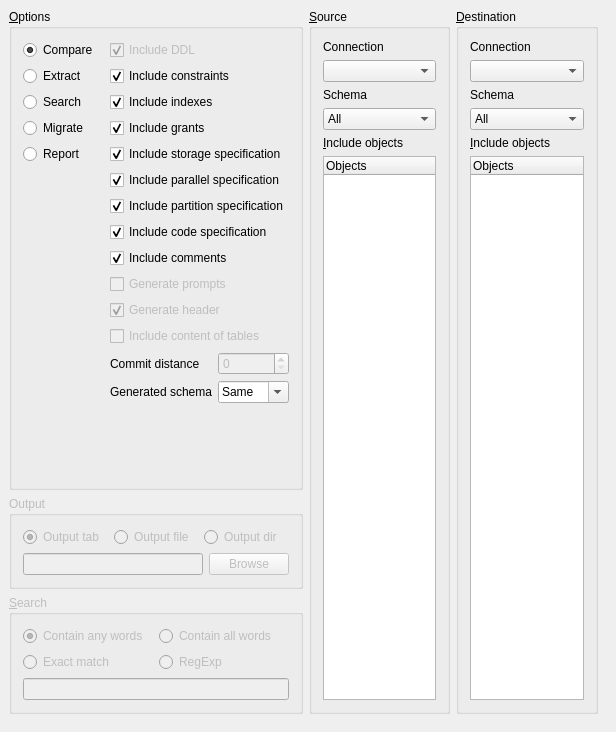
     <widget class="QWidget" name="tab" >
      <property name="sizePolicy" >
       <sizepolicy vsizetype="Expanding" hsizetype="Expanding" >
        <horstretch>0</horstretch>
        <verstretch>0</verstretch>
       </sizepolicy>
      </property>
      <attribute name="title" >
       <string>Configuration</string>
      </attribute>
      <widget class="QWidget" name="confContainer" >
       <property name="geometry" >
        <rect>
         <x>0</x>
         <y>0</y>
         <width>607</width>
         <height>723</height>
        </rect>
       </property>
       <layout class="QGridLayout" >
        <property name="leftMargin" >
         <number>9</number>
        </property>
        <property name="topMargin" >
         <number>9</number>
        </property>
        <property name="rightMargin" >
         <number>9</number>
        </property>
        <property name="bottomMargin" >
         <number>9</number>
        </property>
        <property name="horizontalSpacing" >
         <number>6</number>
        </property>
        <property name="verticalSpacing" >
         <number>6</number>
        </property>
        <item rowspan="3" row="0" column="2" >
         <widget class="Q3GroupBox" name="Destination" >
          <property name="sizePolicy" >
           <sizepolicy vsizetype="Expanding" hsizetype="Preferred" >
            <horstretch>0</horstretch>
            <verstretch>0</verstretch>
           </sizepolicy>
          </property>
          <property name="title" >
           <string>&amp;Destination</string>
          </property>
          <layout class="QGridLayout" >
           <property name="leftMargin" >
            <number>11</number>
           </property>
           <property name="topMargin" >
            <number>11</number>
           </property>
           <property name="rightMargin" >
            <number>11</number>
           </property>
           <property name="bottomMargin" >
            <number>11</number>
           </property>
           <property name="horizontalSpacing" >
            <number>6</number>
           </property>
           <property name="verticalSpacing" >
            <number>6</number>
           </property>
           <item row="0" column="0" >
            <widget class="QLabel" name="TextLabel2_4" >
             <property name="text" >
              <string>Connection</string>
             </property>
             <property name="wordWrap" >
              <bool>false</bool>
             </property>
            </widget>
           </item>
           <item row="2" column="0" >
            <widget class="QLabel" name="TextLabel2_2_3" >
             <property name="text" >
              <string>Schema</string>
             </property>
             <property name="wordWrap" >
              <bool>false</bool>
             </property>
            </widget>
           </item>
           <item row="1" column="0" >
            <widget class="QComboBox" name="DestinationConnection" />
           </item>
           <item row="3" column="0" >
            <widget class="QComboBox" name="DestinationSchema" >
             <item>
              <property name="text" >
               <string>All</string>
              </property>
             </item>
            </widget>
           </item>
           <item row="5" column="0" >
            <widget class="toTreeWidget" name="DestinationObjects" >
             <property name="sizePolicy" >
              <sizepolicy vsizetype="Expanding" hsizetype="Expanding" >
               <horstretch>0</horstretch>
               <verstretch>0</verstretch>
              </sizepolicy>
             </property>
             <property name="rootIsDecorated" >
              <bool>true</bool>
             </property>
             <column>
              <property name="text" >
               <string>Objects</string>
              </property>
             </column>
            </widget>
           </item>
           <item row="4" column="0" >
            <widget class="QLabel" name="TextLabel1_2" >
             <property name="sizePolicy" >
              <sizepolicy vsizetype="Maximum" hsizetype="Minimum" >
               <horstretch>0</horstretch>
               <verstretch>0</verstretch>
              </sizepolicy>
             </property>
             <property name="text" >
              <string>&amp;Include objects</string>
             </property>
             <property name="wordWrap" >
              <bool>false</bool>
             </property>
             <property name="buddy" >
              <cstring>DestinationObjects</cstring>
             </property>
            </widget>
           </item>
          </layout>
         </widget>
        </item>
        <item row="0" column="0" >
         <widget class="Q3ButtonGroup" name="ModeGroup" >
          <property name="title" >
           <string>&amp;Options</string>
          </property>
          <layout class="QGridLayout" >
           <property name="leftMargin" >
            <number>11</number>
           </property>
           <property name="topMargin" >
            <number>11</number>
           </property>
           <property name="rightMargin" >
            <number>11</number>
           </property>
           <property name="bottomMargin" >
            <number>11</number>
           </property>
           <property name="horizontalSpacing" >
            <number>6</number>
           </property>
           <property name="verticalSpacing" >
            <number>6</number>
           </property>
           <item row="0" column="0" >
            <widget class="QRadioButton" name="Compare" >
             <property name="toolTip" >
              <string>Compare two databases or schemas</string>
             </property>
             <property name="text" >
              <string>Compare</string>
             </property>
             <property name="checked" >
              <bool>true</bool>
             </property>
             <property name="buttonGroupId" stdset="0" >
              <number>0</number>
             </property>
            </widget>
           </item>
           <item row="1" column="0" >
            <widget class="QRadioButton" name="Extract" >
             <property name="toolTip" >
              <string>Extract script to recreate database objects.</string>
             </property>
             <property name="text" >
              <string>Extract</string>
             </property>
             <property name="checked" >
              <bool>false</bool>
             </property>
             <property name="buttonGroupId" stdset="0" >
              <number>1</number>
             </property>
            </widget>
           </item>
           <item row="7" column="2" colspan="2" >
            <widget class="QCheckBox" name="IncludeCode" >
             <property name="text" >
              <string>Include code specification</string>
             </property>
             <property name="checked" >
              <bool>true</bool>
             </property>
             <property name="buttonGroupId" stdset="0" >
              <number>10</number>
             </property>
            </widget>
           </item>
           <item row="4" column="2" colspan="2" >
            <widget class="QCheckBox" name="IncludeStorage" >
             <property name="text" >
              <string>Include storage specification</string>
             </property>
             <property name="checked" >
              <bool>true</bool>
             </property>
             <property name="buttonGroupId" stdset="0" >
              <number>10</number>
             </property>
            </widget>
           </item>
           <item row="5" column="2" colspan="2" >
            <widget class="QCheckBox" name="IncludeParallell" >
             <property name="text" >
              <string>Include parallel specification</string>
             </property>
             <property name="checked" >
              <bool>true</bool>
             </property>
             <property name="buttonGroupId" stdset="0" >
              <number>10</number>
             </property>
            </widget>
           </item>
           <item row="6" column="2" colspan="2" >
            <widget class="QCheckBox" name="IncludePartition" >
             <property name="text" >
              <string>Include partition specification</string>
             </property>
             <property name="checked" >
              <bool>true</bool>
             </property>
             <property name="buttonGroupId" stdset="0" >
              <number>10</number>
             </property>
            </widget>
           </item>
           <item row="2" column="2" colspan="2" >
            <widget class="QCheckBox" name="IncludeIndexes" >
             <property name="text" >
              <string>Include indexes</string>
             </property>
             <property name="checked" >
              <bool>true</bool>
             </property>
             <property name="buttonGroupId" stdset="0" >
              <number>10</number>
             </property>
            </widget>
           </item>
           <item row="8" column="2" colspan="2" >
            <widget class="QCheckBox" name="IncludeComment" >
             <property name="enabled" >
              <bool>true</bool>
             </property>
             <property name="text" >
              <string>Include comments</string>
             </property>
             <property name="checked" >
              <bool>true</bool>
             </property>
             <property name="buttonGroupId" stdset="0" >
              <number>10</number>
             </property>
            </widget>
           </item>
           <item row="3" column="2" colspan="2" >
            <widget class="QCheckBox" name="IncludeGrants" >
             <property name="text" >
              <string>Include grants</string>
             </property>
             <property name="checked" >
              <bool>true</bool>
             </property>
             <property name="buttonGroupId" stdset="0" >
              <number>10</number>
             </property>
            </widget>
           </item>
           <item row="1" column="2" colspan="2" >
            <widget class="QCheckBox" name="IncludeConstraints" >
             <property name="text" >
              <string>Include constraints</string>
             </property>
             <property name="checked" >
              <bool>true</bool>
             </property>
             <property name="buttonGroupId" stdset="0" >
              <number>10</number>
             </property>
            </widget>
           </item>
           <item row="0" column="2" colspan="2" >
            <widget class="QCheckBox" name="IncludeDDL" >
             <property name="enabled" >
              <bool>false</bool>
             </property>
             <property name="text" >
              <string>Include DDL</string>
             </property>
             <property name="checked" >
              <bool>true</bool>
             </property>
             <property name="buttonGroupId" stdset="0" >
              <number>10</number>
             </property>
            </widget>
           </item>
           <item row="2" column="0" >
            <widget class="QRadioButton" name="Search" >
             <property name="text" >
              <string>Search</string>
             </property>
             <property name="buttonGroupId" stdset="0" >
              <number>3</number>
             </property>
            </widget>
           </item>
           <item rowspan="15" row="0" column="1" >
            <widget class="Line" name="Line3" />
           </item>
           <item rowspan="10" row="5" column="0" >
            <spacer>
             <property name="orientation" >
              <enum>Qt::Vertical</enum>
             </property>
             <property name="sizeType" >
              <enum>QSizePolicy::Expanding</enum>
             </property>
             <property name="sizeHint" >
              <size>
               <width>20</width>
               <height>20</height>
              </size>
             </property>
            </spacer>
           </item>
           <item row="3" column="0" >
            <widget class="QRadioButton" name="Migrate" >
             <property name="enabled" >
              <bool>true</bool>
             </property>
             <property name="toolTip" >
              <string>Create database scripts to convert schema or database from source to destination</string>
             </property>
             <property name="text" >
              <string>Migrate</string>
             </property>
             <property name="checked" >
              <bool>false</bool>
             </property>
             <property name="buttonGroupId" stdset="0" >
              <number>2</number>
             </property>
            </widget>
           </item>
           <item row="4" column="0" >
            <widget class="QRadioButton" name="Report" >
             <property name="enabled" >
              <bool>true</bool>
             </property>
             <property name="toolTip" >
              <string>Create database scripts to convert schema or database from source to destination</string>
             </property>
             <property name="text" >
              <string>Report</string>
             </property>
             <property name="checked" >
              <bool>false</bool>
             </property>
             <property name="buttonGroupId" stdset="0" >
              <number>4</number>
             </property>
            </widget>
           </item>
           <item row="9" column="2" colspan="2" >
            <widget class="QCheckBox" name="IncludePrompt" >
             <property name="enabled" >
              <bool>false</bool>
             </property>
             <property name="focusPolicy" >
              <enum>Qt::NoFocus</enum>
             </property>
             <property name="toolTip" >
              <string>Generate prompts to display progress in SQLPlus</string>
             </property>
             <property name="text" >
              <string>Generate prompts</string>
             </property>
             <property name="checked" >
              <bool>false</bool>
             </property>
             <property name="buttonGroupId" stdset="0" >
              <number>10</number>
             </property>
            </widget>
           </item>
           <item row="14" column="2" >
            <spacer>
             <property name="orientation" >
              <enum>Qt::Vertical</enum>
             </property>
             <property name="sizeType" >
              <enum>QSizePolicy::Expanding</enum>
             </property>
             <property name="sizeHint" >
              <size>
               <width>20</width>
               <height>20</height>
              </size>
             </property>
            </spacer>
           </item>
           <item row="10" column="2" colspan="2" >
            <widget class="QCheckBox" name="IncludeHeader" >
             <property name="enabled" >
              <bool>false</bool>
             </property>
             <property name="toolTip" >
              <string>Generate header at the top of the script</string>
             </property>
             <property name="text" >
              <string>Generate header</string>
             </property>
             <property name="checked" >
              <bool>true</bool>
             </property>
             <property name="buttonGroupId" stdset="0" >
              <number>10</number>
             </property>
            </widget>
           </item>
           <item row="13" column="3" >
            <widget class="QComboBox" name="Schema" >
             <property name="editable" >
              <bool>true</bool>
             </property>
             <property name="duplicatesEnabled" >
              <bool>false</bool>
             </property>
             <item>
              <property name="text" >
               <string>Same</string>
              </property>
             </item>
             <item>
              <property name="text" >
               <string>None</string>
              </property>
             </item>
            </widget>
           </item>
           <item row="13" column="2" >
            <widget class="QLabel" name="TextLabel3" >
             <property name="toolTip" >
              <string>Select the schema to generate in script</string>
             </property>
             <property name="text" >
              <string>Generated schema</string>
             </property>
             <property name="wordWrap" >
              <bool>false</bool>
             </property>
            </widget>
           </item>
           <item row="11" column="2" colspan="2" >
            <widget class="QCheckBox" name="IncludeContent" >
             <property name="enabled" >
              <bool>false</bool>
             </property>
             <property name="focusPolicy" >
              <enum>Qt::NoFocus</enum>
             </property>
             <property name="text" >
              <string>Include content of tables</string>
             </property>
             <property name="checked" >
              <bool>false</bool>
             </property>
             <property name="buttonGroupId" stdset="0" >
              <number>10</number>
             </property>
            </widget>
           </item>
           <item row="12" column="2" >
            <widget class="QLabel" name="TextLabel1_3" >
             <property name="toolTip" >
              <string>The number of insertstatements to make between each commit (0 means whole table)</string>
             </property>
             <property name="text" >
              <string>Commit distance</string>
             </property>
             <property name="wordWrap" >
              <bool>false</bool>
             </property>
            </widget>
           </item>
           <item row="12" column="3" >
            <widget class="QSpinBox" name="CommitDistance" >
             <property name="enabled" >
              <bool>false</bool>
             </property>
             <property name="maximum" >
              <number>1000000</number>
             </property>
            </widget>
           </item>
          </layout>
         </widget>
        </item>
        <item row="2" column="0" >
         <widget class="Q3ButtonGroup" name="SearchGroup" >
          <property name="enabled" >
           <bool>false</bool>
          </property>
          <property name="title" >
           <string>&amp;Search</string>
          </property>
          <layout class="QGridLayout" >
           <property name="leftMargin" >
            <number>11</number>
           </property>
           <property name="topMargin" >
            <number>11</number>
           </property>
           <property name="rightMargin" >
            <number>11</number>
           </property>
           <property name="bottomMargin" >
            <number>11</number>
           </property>
           <property name="horizontalSpacing" >
            <number>6</number>
           </property>
           <property name="verticalSpacing" >
            <number>6</number>
           </property>
           <item row="2" column="0" colspan="2" >
            <widget class="QLineEdit" name="SearchWord" />
           </item>
           <item row="0" column="0" >
            <widget class="QRadioButton" name="AnyWords" >
             <property name="text" >
              <string>Contain any words</string>
             </property>
             <property name="checked" >
              <bool>true</bool>
             </property>
             <property name="buttonGroupId" stdset="0" >
              <number>2</number>
             </property>
            </widget>
           </item>
           <item row="0" column="1" >
            <widget class="QRadioButton" name="AllWords" >
             <property name="focusPolicy" >
              <enum>Qt::NoFocus</enum>
             </property>
             <property name="text" >
              <string>Contain all words</string>
             </property>
             <property name="checked" >
              <bool>false</bool>
             </property>
             <property name="buttonGroupId" stdset="0" >
              <number>1</number>
             </property>
            </widget>
           </item>
           <item row="1" column="1" >
            <widget class="QRadioButton" name="RegExp" >
             <property name="focusPolicy" >
              <enum>Qt::NoFocus</enum>
             </property>
             <property name="text" >
              <string>RegExp</string>
             </property>
             <property name="checked" >
              <bool>false</bool>
             </property>
             <property name="buttonGroupId" stdset="0" >
              <number>3</number>
             </property>
            </widget>
           </item>
           <item row="1" column="0" >
            <widget class="QRadioButton" name="ExactMatch" >
             <property name="focusPolicy" >
              <enum>Qt::NoFocus</enum>
             </property>
             <property name="text" >
              <string>Exact match</string>
             </property>
             <property name="buttonGroupId" stdset="0" >
              <number>4</number>
             </property>
            </widget>
           </item>
          </layout>
         </widget>
        </item>
        <item rowspan="3" row="0" column="1" >
         <widget class="Q3GroupBox" name="GroupBox2" >
          <property name="sizePolicy" >
           <sizepolicy vsizetype="Expanding" hsizetype="Preferred" >
            <horstretch>0</horstretch>
            <verstretch>0</verstretch>
           </sizepolicy>
          </property>
          <property name="title" >
           <string>&amp;Source</string>
          </property>
          <layout class="QGridLayout" >
           <property name="leftMargin" >
            <number>11</number>
           </property>
           <property name="topMargin" >
            <number>11</number>
           </property>
           <property name="rightMargin" >
            <number>11</number>
           </property>
           <property name="bottomMargin" >
            <number>11</number>
           </property>
           <property name="horizontalSpacing" >
            <number>6</number>
           </property>
           <property name="verticalSpacing" >
            <number>6</number>
           </property>
           <item row="0" column="0" >
            <widget class="QLabel" name="TextLabel2" >
             <property name="text" >
              <string>Connection</string>
             </property>
             <property name="wordWrap" >
              <bool>false</bool>
             </property>
            </widget>
           </item>
           <item row="2" column="0" >
            <widget class="QLabel" name="TextLabel2_2" >
             <property name="text" >
              <string>Schema</string>
             </property>
             <property name="wordWrap" >
              <bool>false</bool>
             </property>
            </widget>
           </item>
           <item row="1" column="0" >
            <widget class="QComboBox" name="SourceConnection" />
           </item>
           <item row="3" column="0" >
            <widget class="QComboBox" name="SourceSchema" >
             <item>
              <property name="text" >
               <string>All</string>
              </property>
             </item>
            </widget>
           </item>
           <item row="5" column="0" >
            <widget class="toTreeWidget" name="SourceObjects" >
             <property name="sizePolicy" >
              <sizepolicy vsizetype="Expanding" hsizetype="Expanding" >
               <horstretch>0</horstretch>
               <verstretch>0</verstretch>
              </sizepolicy>
             </property>
             <property name="rootIsDecorated" >
              <bool>true</bool>
             </property>
             <column>
              <property name="text" >
               <string>Objects</string>
              </property>
             </column>
            </widget>
           </item>
           <item row="4" column="0" >
            <widget class="QLabel" name="TextLabel1" >
             <property name="sizePolicy" >
              <sizepolicy vsizetype="Maximum" hsizetype="Minimum" >
               <horstretch>0</horstretch>
               <verstretch>0</verstretch>
              </sizepolicy>
             </property>
             <property name="text" >
              <string>&amp;Include objects</string>
             </property>
             <property name="wordWrap" >
              <bool>false</bool>
             </property>
             <property name="buddy" >
              <cstring>SourceObjects</cstring>
             </property>
            </widget>
           </item>
          </layout>
         </widget>
        </item>
        <item row="1" column="0" >
         <widget class="Q3ButtonGroup" name="OutputGroup" >
          <property name="enabled" >
           <bool>false</bool>
          </property>
          <property name="title" >
           <string>Output</string>
          </property>
          <layout class="QGridLayout" >
           <property name="leftMargin" >
            <number>11</number>
           </property>
           <property name="topMargin" >
            <number>11</number>
           </property>
           <property name="rightMargin" >
            <number>11</number>
           </property>
           <property name="bottomMargin" >
            <number>11</number>
           </property>
           <property name="horizontalSpacing" >
            <number>6</number>
           </property>
           <property name="verticalSpacing" >
            <number>6</number>
           </property>
           <item row="0" column="0" >
            <widget class="QRadioButton" name="OutputTab" >
             <property name="text" >
              <string>Output tab</string>
             </property>
             <property name="checked" >
              <bool>true</bool>
             </property>
             <property name="buttonGroupId" stdset="0" >
              <number>1</number>
             </property>
            </widget>
           </item>
           <item row="0" column="2" >
            <widget class="QRadioButton" name="OutputDir" >
             <property name="focusPolicy" >
              <enum>Qt::NoFocus</enum>
             </property>
             <property name="toolTip" >
              <string>Output to directory so that each object is placed in a different file.</string>
             </property>
             <property name="text" >
              <string>Output dir</string>
             </property>
             <property name="buttonGroupId" stdset="0" >
              <number>3</number>
             </property>
            </widget>
           </item>
           <item row="0" column="1" >
            <widget class="QRadioButton" name="OutputFile" >
             <property name="focusPolicy" >
              <enum>Qt::NoFocus</enum>
             </property>
             <property name="text" >
              <string>Output file</string>
             </property>
            </widget>
           </item>
           <item row="1" column="0" colspan="3" >
            <layout class="QHBoxLayout" >
             <property name="spacing" >
              <number>6</number>
             </property>
             <property name="leftMargin" >
              <number>0</number>
             </property>
             <property name="topMargin" >
              <number>0</number>
             </property>
             <property name="rightMargin" >
              <number>0</number>
             </property>
             <property name="bottomMargin" >
              <number>0</number>
             </property>
             <item>
              <widget class="QLineEdit" name="Filename" >
               <property name="enabled" >
                <bool>false</bool>
               </property>
              </widget>
             </item>
             <item>
              <widget class="QPushButton" name="Browse" >
               <property name="enabled" >
                <bool>false</bool>
               </property>
               <property name="text" >
                <string>Browse</string>
               </property>
              </widget>
             </item>
            </layout>
           </item>
          </layout>
         </widget>
        </item>
       </layout>
      </widget>
     </widget>
